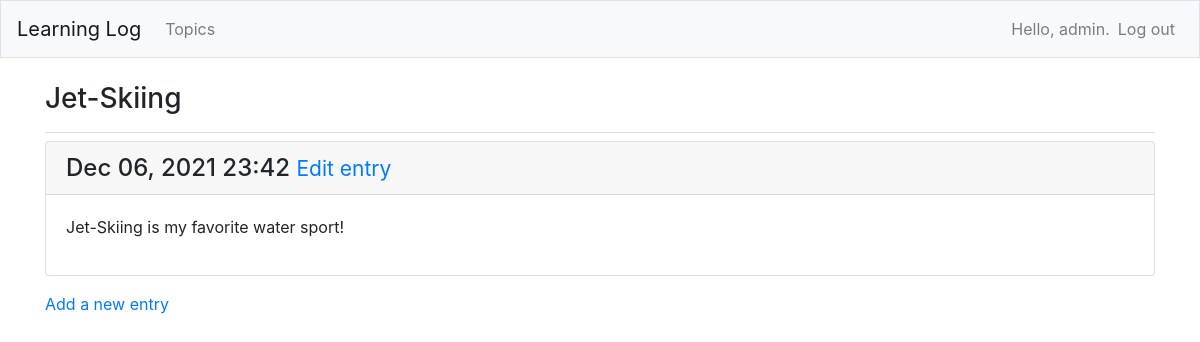
Before: /topics/3/ (signed in) with the older database file.
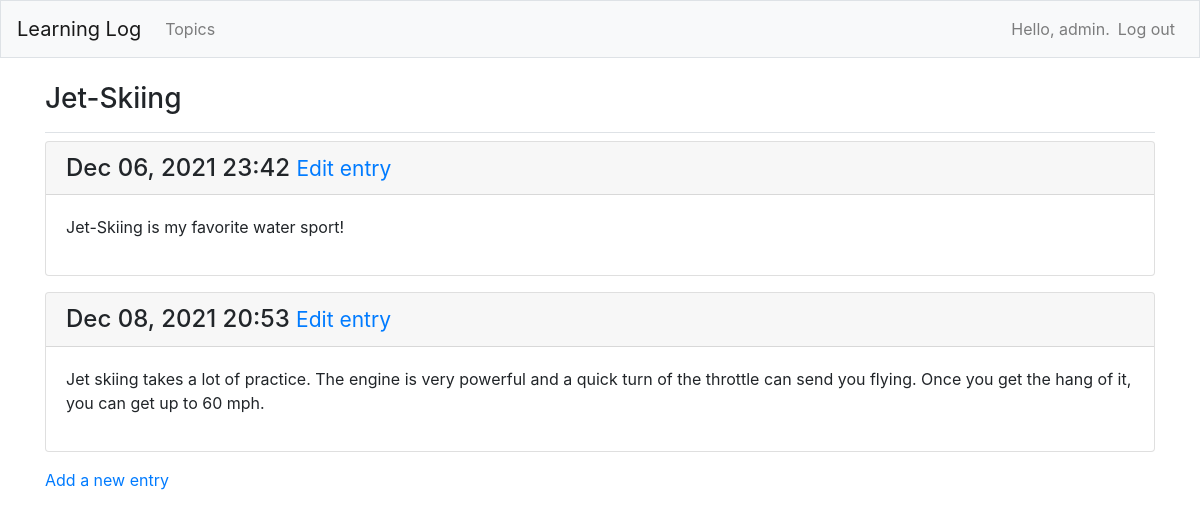
After: the same page with the newer database file.
### MainApp/models.py (models this page shows, shortened)
class Topic(models.Model):
    text = models.CharField(max_length=200)
    date_added = models.DateTimeField(auto_now_add=True)
    owner = models.ForeignKey(User, on_delete=models.CASCADE)   #owner field is a foregin key to user
    def __str__(self):
        return self.text

class Entry(models.Model):   #has fields called topic, text, and date_added
    topic = models.ForeignKey(Topic, on_delete=models.CASCADE)
    text = models.TextField()
    date_added = models.DateTimeField(auto_now_add=True)
    class Meta:
        verbose_name_plural = 'entries'

### MainApp/views.py (the view)
# urls.py: path('topics/<int:topic_id>/',views.topic, name="topic"), #creating the individual topic pages that navigates through topics page-creates an integer variable that references the primary keys of topics
@login_required
def topic(request,topic_id):     #what you name in url file must be received in views file
    topic = Topic.objects.get(id=topic_id)
    if topic.owner != request.user:
        raise Http404
    entries = topic.entry_set.all()        #from myshell.py file
    context = {'topic':topic, 'entries':entries}  #key represents a variable name to use in template
    return render(request, 'MainApp/topic.html',context)

### MainApp/templates/mainapp/topic.html
{% extends "MainApp/base.html" %}
{% block page_header %}
<h3>{{ topic }}</h3>
{% endblock page_header %}
{% block content %}
{% for e in entries %}
<div class="card mb-3">
    <h4 class="card-header">
        {{ e.date_added|date:'M d, Y H:i' }}
        <small><a href="{% url 'MainApp:edit_entry' e.id %}">Edit entry</a></small>
    </h4>
<div class="card-body">
    {{ e.text|linebreaks }}
</div>
</div>
{% empty %}
<p>There are no entries for this topic yet.</p>
{% endfor %}
<p>
    <a href="{% url 'MainApp:new_entry' topic.id %}">Add a new entry</a>
</p>
{% endblock content %}

### MainApp/templates/mainapp/base.html (shortened to what this page needs)
{% load bootstrap4 %}
<!doctype html>
<html lang="en">
<head>
{% bootstrap_css %}
</head>
<body>
    <nav class="navbar navbar-expand-md navbar-light bg-light mb-4 border">
        <a class="navbar-brand" href="{% url 'MainApp:index'%}">Learning Log</a>
        <div class="collapse navbar-collapse" id="navbarCollapse">
            <ul class="navbar-nav mr-auto">
                <li class="nav-item">
                    <a class="nav-link" href="{% url 'MainApp:topics'%}">Topics</a></li>
            </ul>
            <ul class="navbar-nav ml-auto">
                {% if user.is_authenticated %}
                <li class="nav-item">
                    <span class="navbar-text">Hello, {{ user.username }}.</span>
                </li>
                <li class="nav-item">
                    <a class="nav-link" href="{% url 'users:logout' %}">Log out</a>
                </li>
                {% else %}
                <li class="nav-item">
                    <a class="nav-link" href="{% url 'users:register' %}">Register</a>
                </li>
                <li class="nav-item">
                    <a class="nav-link" href="{% url 'users:login' %}">Log in</a></li>
                {% endif %}
            </ul>
        </div>
    </nav>
<main role="main" class="container">
    <div class="pb-2 mb-2 border-bottom">
        {% block page_header %}{% endblock page_header %}
    </div>
    <div>
        {% block content %}{% endblock content %}
    </div>
</main>
</body>
</html>

Changed rows visible on the page:
added Entry: date_added "Dec 08, 2021 20:53", text "Jet skiing takes a lot of practice. The engine is very powerful and a quick turn of the throttle can send you flying. Once you get the hang of it, you can get up to 60 mph."
